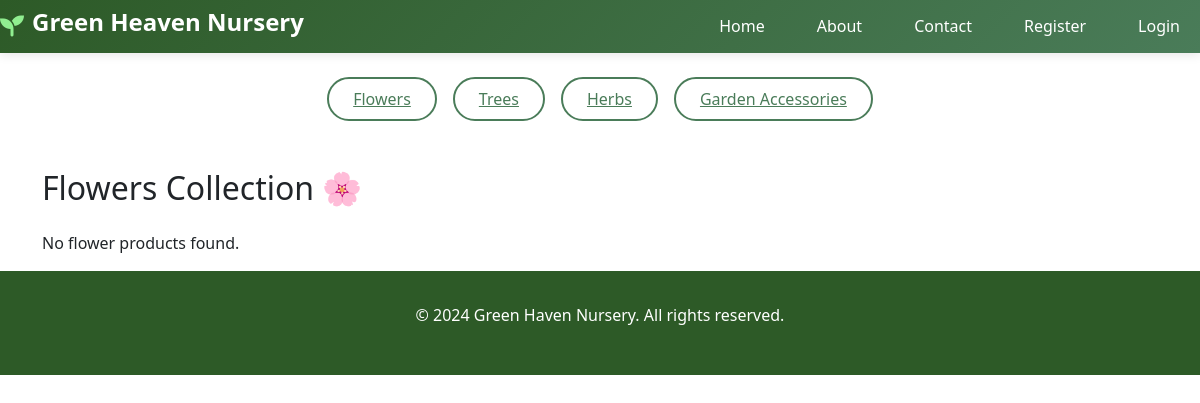
The app's page /flowers1, older data.
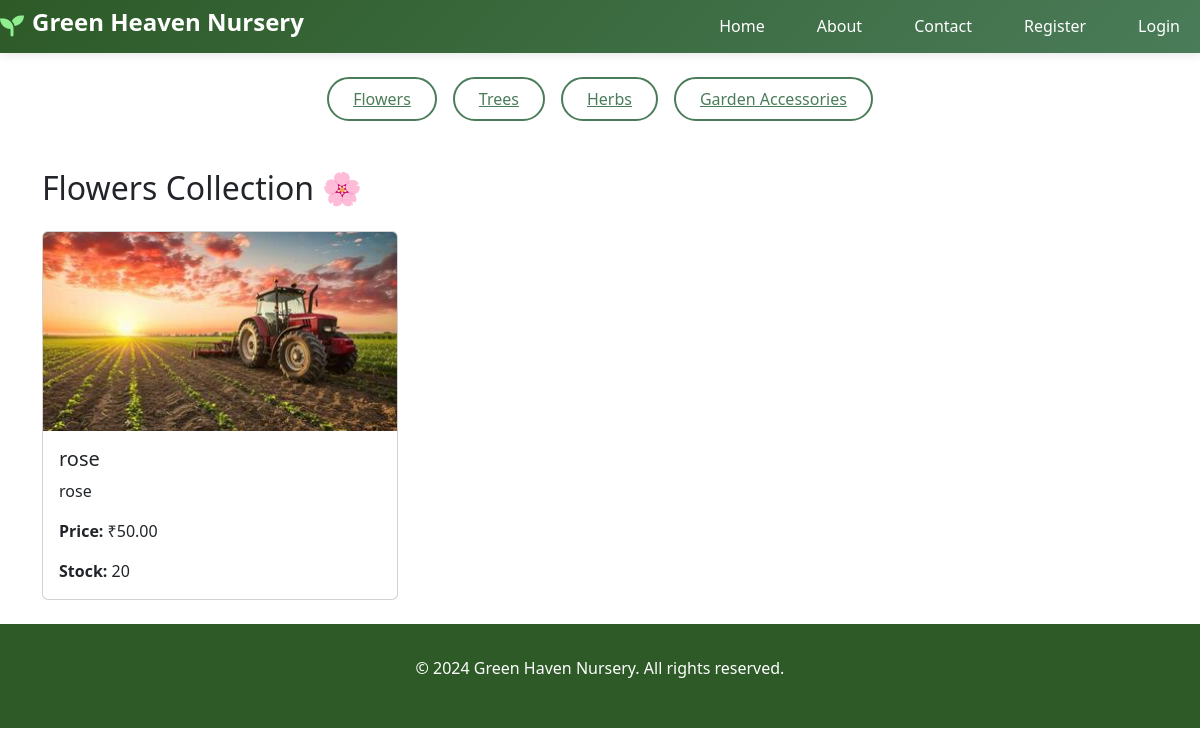
The same page, newer data.
### plants/models.py (models this page shows, shortened)
class Product_1(models.Model):
    category = models.ForeignKey(Category, on_delete=models.CASCADE, related_name='product1_items')
    name = models.CharField(max_length=150)
    description = models.TextField()
    price = models.DecimalField(max_digits=8, decimal_places=2)
    stock = models.PositiveIntegerField(default=0)
    image = models.ImageField(upload_to='product_images/', blank=True, null=True)
    created_at = models.DateTimeField(auto_now_add=True)

### plants/views.py (the view)
# urls.py: path('flowers1', views.flowers1_view, name='flowers1'),
def flowers1_view(request):
    try:
        flower_category = Category.objects.get(name__iexact="Flowers")  #  not case-sensitive
        flower1_products = Product_1.objects.filter(category=flower_category)
    except Category.DoesNotExist:
        flower1_products = []
    return render(request, 'flowers1.html', {'products': flower1_products})

### templates/flowers1.html
{% extends 'base.html' %}
{% block content %}
<div class="container mt-4">
     <div class="filter-buttons">
        <a href="/flowers1" class="filter-btn">Flowers</a>
        <a href="/trees1" class="filter-btn">Trees</a>
        <a href="/herbs1" class="filter-btn">Herbs</a>
        <a href="/accessories1" class="filter-btn">Garden Accessories</a>
    </div>
    <h2 class="mb-4">Flowers Collection 🌸</h2>
    <div class="row">
        {% for product in products %}
            <div class="col-md-4 mb-4">
                <div class="card h-100">
                    {% if product.image %}
                        <img src="{{ product.image.url }}" class="card-img-top" alt="{{ product.name }}">
                    {% endif %}
                    <div class="card-body">
                        <h5 class="card-title">{{ product.name }}</h5>
                        <p class="card-text">{{ product.description }}</p>
                        <p class="card-text"><strong>Price:</strong> ₹{{ product.price }}</p>
                        <p class="card-text"><strong>Stock:</strong> {{ product.stock }}</p>
                    </div>
                </div>
            </div>
        {% empty %}
            <p>No flower products found.</p>
        {% endfor %}
    </div>
</div>
{% endblock %}

Row changes from the older to the newer data that the page shows:
added Product_1: image (picture), name "rose", description "rose", price "50.00", stock "20"
Text that changed along with them:
text no longer shown: "No flower products found."
